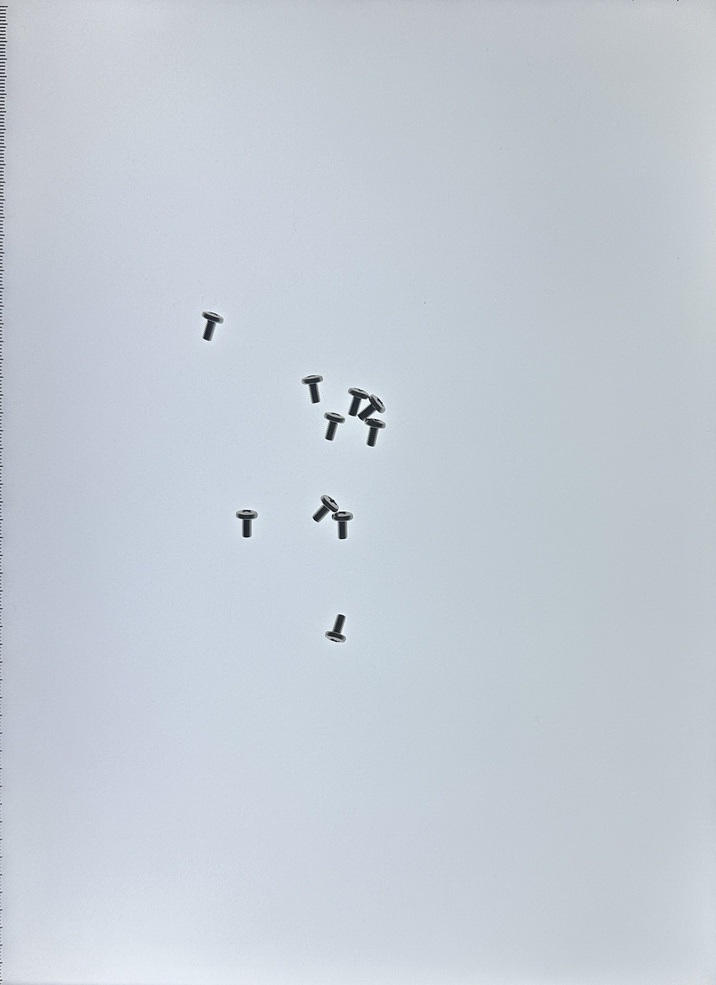
#> input picture src/ver02/timg.jpg, 716 x 985 px, shrunk from 2030 x 2793 before the run, given in place of the camera
$ jupyter execute --allow-errors count.ipynb
#> lines starting #> are read from the running program, lines starting #| are printed output that depends on the picture; after the words box and inside, x2 and y2 are one past the last pixel; in counts of white or black regions, pixels touching at a corner belong together
[cell 1]
import cv2
import numpy as np

# 画像を読み込む
image = cv2.imread('../data/imgs/スクリーンショット 2023-11-17 14.03.21.png')

# グレースケールに変換
#> (the rest of this cell did not finish here and is left out)

[cell 2]
import cv2

image_path = "../data/imgs/スクリーンショット 2023-11-17 14.03.21.png"

# 画像を読み込む
image = cv2.imread(image_path)

# グレースケールに変換
#> (the rest of this cell did not finish here and is left out)

[cell 3]
import cv2
import numpy as np

# 8ビット1チャンネルのグレースケールとして画像を読み込む
img = cv2.imread("../data/imgs/スクリーンショット 2023-11-17 14.23.31.jpg", cv2.IMREAD_GRAYSCALE)

contours, hierarchy = cv2.findContours(
    img,
    cv2.RETR_EXTERNAL,      # 一番外側の輪郭のみを取得する
    cv2.CHAIN_APPROX_NONE   # 輪郭座標の省略なし
    )
#> contours = []

# 画像表示用に入力画像をカラーデータに変換する
#> (the rest of this cell did not finish here and is left out)

[cell 4]
import cv2
import numpy as np

def rectangularity(contour):
    '''
    矩形度を求める

    Parameters
    ----------
    contour : ndarray
        輪郭の(x,y)座標の配列

    Returns
    -------
        矩形度

    '''
    # 面積
    area = cv2.contourArea(contour)
    # 傾いた外接する矩形領域
    _, (width, height), _ = cv2.minAreaRect(contour)

    # 矩形度を返す
    return area / width / height

# 8ビット1チャンネルのグレースケールとして画像を読み込む
img = cv2.imread("../data/imgs/スクリーンショット 2023-11-17 14.23.31.jpg", cv2.IMREAD_GRAYSCALE)
#> (the rest of this cell did not finish here and is left out)

[cell 5]
import cv2
import numpy as np

def extract_receipt(image_path, output_path='extracted_receipt.jpg'):
    # 画像を読み込む
    image = cv2.imread(image_path)
    gray = cv2.cvtColor(image, cv2.COLOR_BGR2GRAY)

    # 画像のノイズを減らし、エッジを強調する
    blurred = cv2.GaussianBlur(gray, (5, 5), 0)
    edged = cv2.Canny(blurred, 10, 300)

    # 輪郭を見つける
    contours, _ = cv2.findContours(edged.copy(), cv2.RETR_EXTERNAL, cv2.CHAIN_APPROX_SIMPLE)

    # 最大の輪郭を見つける（レシートと仮定）
    largest_contour = max(contours, key=cv2.contourArea)

    # 輪郭の点を抽出し、四角形を形成するために必要な点を見つける
    peri = cv2.arcLength(largest_contour, True)
    approx = cv2.approxPolyDP(largest_contour, 0.02 * peri, True)

    if len(approx) == 4:
        # 透視変換を行う
        rect = np.array(approx, dtype='float32')
        dst = np.array([[0, 0], [rect[1][0][0], 0], [rect[1][0][0], rect[2][0][1]], [0, rect[2][0][1]]], dtype='float32')
        M = cv2.getPerspectiveTransform(rect, dst)
        warped = cv2.warpPerspective(image, M, (int(rect[1][0][0]), int(rect[2][0][1])))

        # 結果を保存
        cv2.imwrite(output_path, warped)
        return output_path
    else:
        return "四角形の輪郭が見つかりませんでした。"

# デモ用にサンプル画像のパスを使用
sample_image_path = '../data/imgs/スクリーンショット 2023-11-17 14.23.31.jpg' # 実際には適切な画像パスを使用
#> (the rest of this cell did not finish here and is left out)

[cell 6]
import cv2
import numpy as np
import matplotlib.pyplot as plt
from matplotlib.patches import Polygon

cam = cv2.VideoCapture(1)
_,img = cam.read()
#> img is the input picture: shape (985, 716, 3); mean B, G, R 213.9, 204.8, 196.7

lookUpTable = np.empty((1,256), np.uint8)
for i in range(256):
    lookUpTable[0,i] = np.clip(pow(i / 255.0, 0.5) * 255.0, 0, 255)
img_gamma = cv2.LUT(img, lookUpTable)
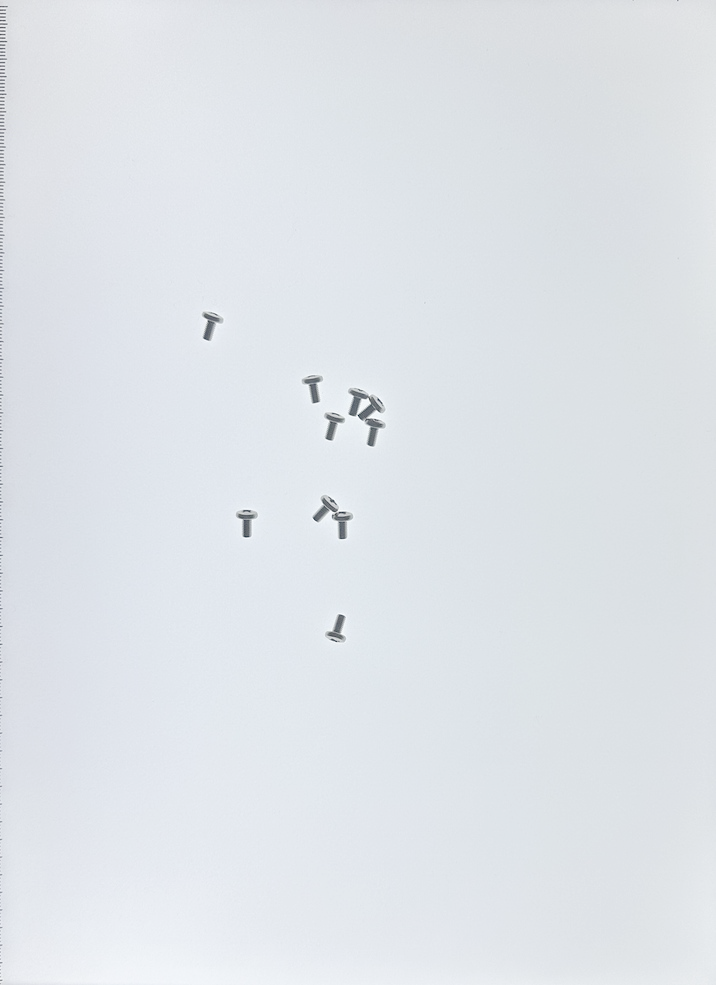
#> img_gamma: shape (985, 716, 3); mean B, G, R 232.8, 227.8, 223.3

img_gray = cv2.cvtColor(img_gamma, cv2.COLOR_BGR2GRAY)
img_blur = cv2.GaussianBlur(img_gray, (5,5), 0)
_, img_binary= cv2.threshold(img_gray, 130, 255, cv2.THRESH_BINARY_INV)
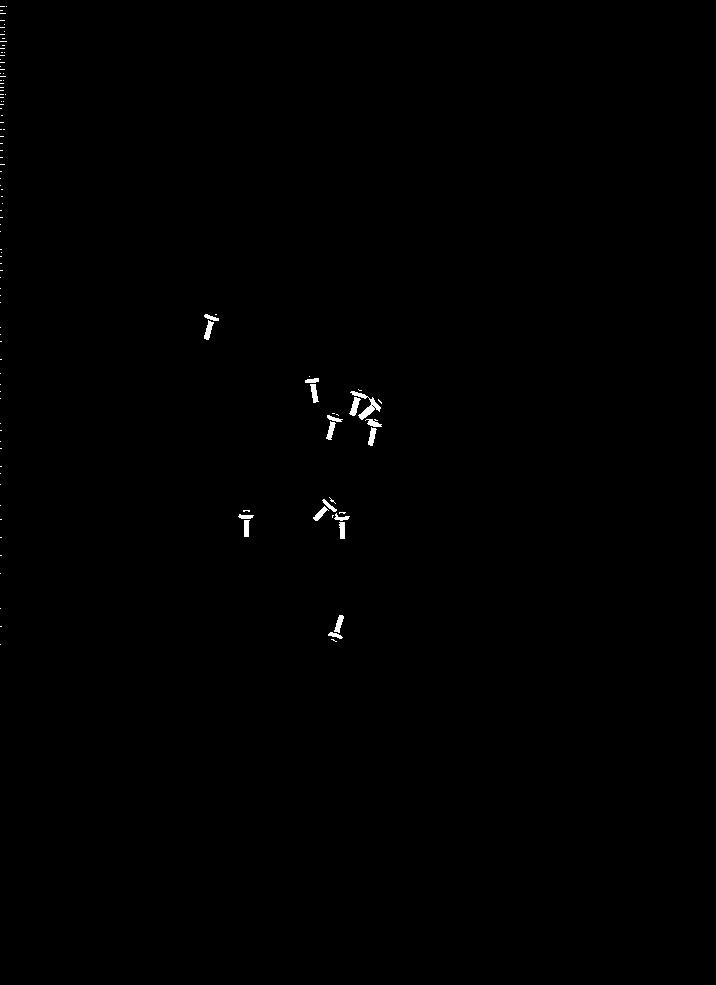
#> img_binary: shape (985, 716); 0.26% white; 115 white regions (97 under 20 px)

contours = cv2.findContours(img_binary, cv2.RETR_EXTERNAL, cv2.CHAIN_APPROX_SIMPLE)[1]
#> contours = 115 contours, 97 with area under 20; largest, box (x1, y1, x2, y2) and area: (350, 391, 381, 420) 199, (349, 397, 361, 416) 90, (204, 320, 214, 340) 79, (310, 384, 319, 403) 76, (368, 427, 377, 446) 75

def draw_contours(ax, img, contours):
    ax.imshow(img)
    ax.axis('off')
    for i, cnt in enumerate(contours):
        cnt = np.squeeze(cnt, axis=1)
        ax.add_patch(Polygon(cnt, color='b', fill=None, lw=2))
        ax.plot(cnt[:, 0], cnt[:, 1], 'ro', mew=0, ms=2)
        ax.text(cnt[0][0], cnt[0][1], i, color='b', size='20')
#> this loop made 115 passes
#> cnt on passes 1, 4, 6, 7, 8, 9, 12, 13, 19, 22, 23, 24: [[0, 644]], [[0, 626], [1, 626]], [[0, 608]], [[0, 573]], [[0, 555], [1, 555]], [[0, 537], [1, 537]], [[0, 519], [1, 519]], [[332, 515], [332, 517], [332, 516], [333, 515]], [[0, 505]], [[0, 484]], [[0, 473]], [[0, 466], [1, 466]]

fig, ax = plt.subplots(figsize=(6, 6))
draw_contours(ax, img_gamma, contours)

for i, cnt in enumerate(contours):
    rect = cv2.minAreaRect(cnt)
    (cx, cy), (width, height), angle = rect
    rect_points = cv2.boxPoints(rect)
    ax.add_patch(Polygon(rect_points, color='g', fill=None, lw=2))

    if width<height:
        kei=int(width)
        nag=int(height)
    else:
        kei=int(height)
        nag=int(width)
    print('番号：',i)
    print('縦：',kei,'横',nag)
    L = 0
    if 44<=kei<=52:
        M = 3
    elif 55<=kei<=65:
        M = 4
    else:
        M = 0
    if M == 3 and 100>nag>80 or M == 4 and 110>nag>100:
        L = 8
    elif M == 3 and 78 >= nag >= 67 or M == 4 and 100 >= nag > 70:
        L = 5
    if M == 0:
        print('認識できませんでした')
    else:
        print('径：','M',M)
    if L == 0:
        nag = 11*nag/100-3
        L = int((nag + 4) / 5) * 5
    if M != 0:
        print('長さ：',L,'mm')
#> this loop made 115 passes
#> (cnt, cx, cy, width, height, angle, rect_points, kei) on passes 13, 33, 35, 40: ([[332, 515], [332, 517], [332, 516], [333, 515]], 332.5, 516, 2, 1, -90, [[333, 517], [332, 517], [332, 515], [333, 515]], 1), ([[336, 414], [337, 414], [338, 415], [337, 414]], 337.1, 414.3, 0.447, 2.24, -63.43, [[338, 415], [336, 414], [336.2, 413.6], [338.2, 414.6]], 0), ([[378, 399], [378, 400], [381, 403], [381, 402]], 379.5, 401, 0.707, 4.95, -45, [[381, 403], [377.5, 399.5], [378, 399], [381.5, 402.5]], 0), ([[358, 389], [359, 390], [361, 390], [359, 390]], 359.4, 389.8, 0.632, 3.16, -71.57, [[360.8, 390.6], [357.8, 389.6], [358, 389], [361, 390]], 0)
#> (cx, cy, width, height, angle, rect_points, kei, nag) on passes 1, 2, 4, 6, 7, 8: (0, 644, 0, 0, -90, [[0, 644], [0, 644], [0, 644], [0, 644]], 0, -3), (333.6, 639.8, 0.894, 5.37, -63.43, [[335.8, 641.4], [331, 639], [331.4, 638.2], [336.2, 640.6]], 0, -2.45), (0.5, 626, 0, 1, -90, [[1, 626], [0, 626], [0, 626], [1, 626]], 0, -2.89), (0, 608, 0, 0, -90, [[0, 608], [0, 608], [0, 608], [0, 608]], 0, -3), (0, 573, 0, 0, -90, [[0, 573], [0, 573], [0, 573], [0, 573]], 0, -3), (0.5, 555, 0, 1, -90, [[1, 555], [0, 555], [0, 555], [1, 555]], 0, -2.89)
#> (printed output is left out)

plt.show()
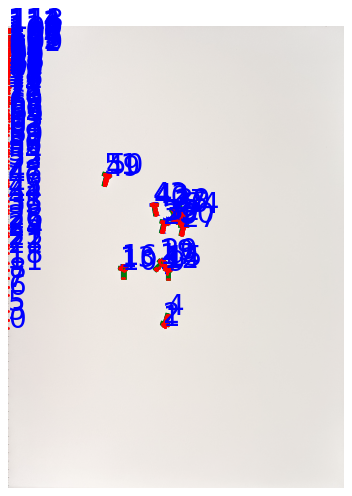
#> figure drawn by matplotlib, 1 panel; B, G, R data is drawn as R, G, B
